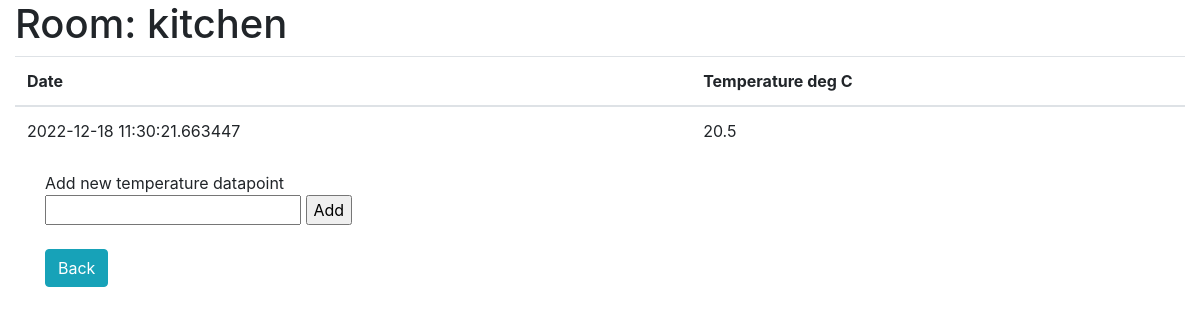
Page /temperatures/room/2 on the earlier database version.
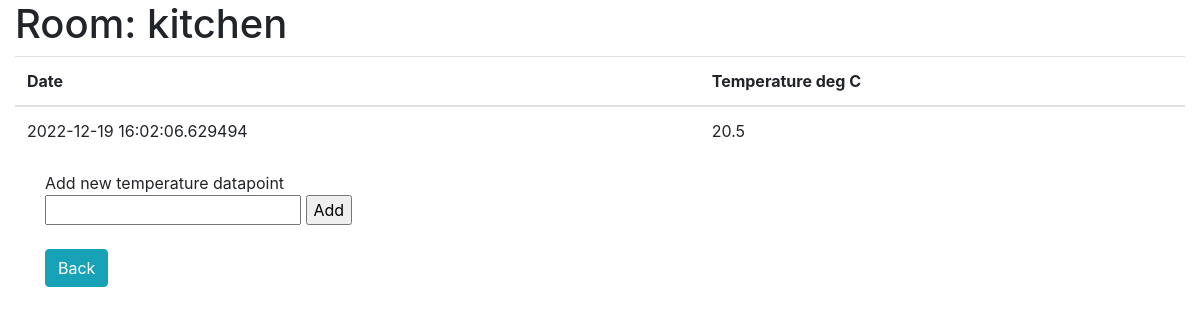
Same page on the later database version.
### app.py (models this page shows, shortened)
class Temperatures(db.Model):
    id = db.Column(db.Integer,primary_key=True)
    date = db.Column(db.DateTime, default=datetime.utcnow)
    temperature = db.Column(db.Float, nullable=False)
    room_id = db.Column(db.Integer,db.ForeignKey('rooms.id'), nullable=False)

### app.py (the view)
@app.route("/temperatures/room/<int:room_id>", methods=['GET'])
def get_room_temperatures(room_id):
    if request.method == "GET":
        room = Rooms.query.get_or_404(room_id)
        temps = Temperatures.query.with_entities(Temperatures.id,Temperatures.temperature,Temperatures.date)\
                        .join(Rooms, Temperatures.room_id == Rooms.id)\
                        .filter(Temperatures.room_id==room_id).all()
        date_values = [d.date.strftime("%Y-%m-%d %H:%M:%S") for d in temps ]
        temp_values = [d.temperature for d in temps]
        df = pd.DataFrame(list(zip(date_values, temp_values)),columns =['DateTime', 'Temperature'])
        fig = px.line(df, x='DateTime', y='Temperature')
        fig.update_layout({'plot_bgcolor':'rgba(0,0,0,0)','paper_bgcolor':'rgba(0,0,0,0)'})
        graphJSON = json.dumps(fig, cls=plotly.utils.PlotlyJSONEncoder)
        return render_template('room_temperatures.html',room_name=room.room_name,temperatures=temps,room_id=room_id,graphJSON=graphJSON)

### templates/room_temperatures.html (shortened to what this page needs)
{% extends 'base.html' %}
{% block body %}
<div class="container-fluid">
    <h1>Room: {{ room_name }}</h1>
    {% if temperatures|length < 1 %}
    <h4>No temperatures available for this room</h4>
    {% else %}
    <table class="table styled-table">
        <thead>
            <tr>
                <th>Date</th>
                <th>Temperature deg C</th>
            </tr>
        </thead>
        <tbody>
            {% for temp in temperatures %}
            <tr>
                <td>{{ temp.date }}</td>
                <td>{{ temp.temperature }}</td>
            </tr>
            {% endfor %}
        </tbody>
    </table>
    {% endif %}
    <div class="container">
        <div style="align-items: right;">
            Add new temperature datapoint
            <form class="form" action="/temperature/{{ room_id }}/9999.9" method="POST">
                <input class="add_text_input" type="number" step="any" name="temperature_value" id="temperature_value">
                <input class="add_btn_input" type="submit" value="Add">
            </form>
        </div>
    </div>
    <br>
    <div class="container">
        <a href="/rooms" class="btn btn-info">Back</a>
    </div>
</div>
{% endblock %}

Differences in the rows shown:
changed Temperatures: date "2022-12-18 11:30:21.663447" → "2022-12-19 16:02:06.629494"
